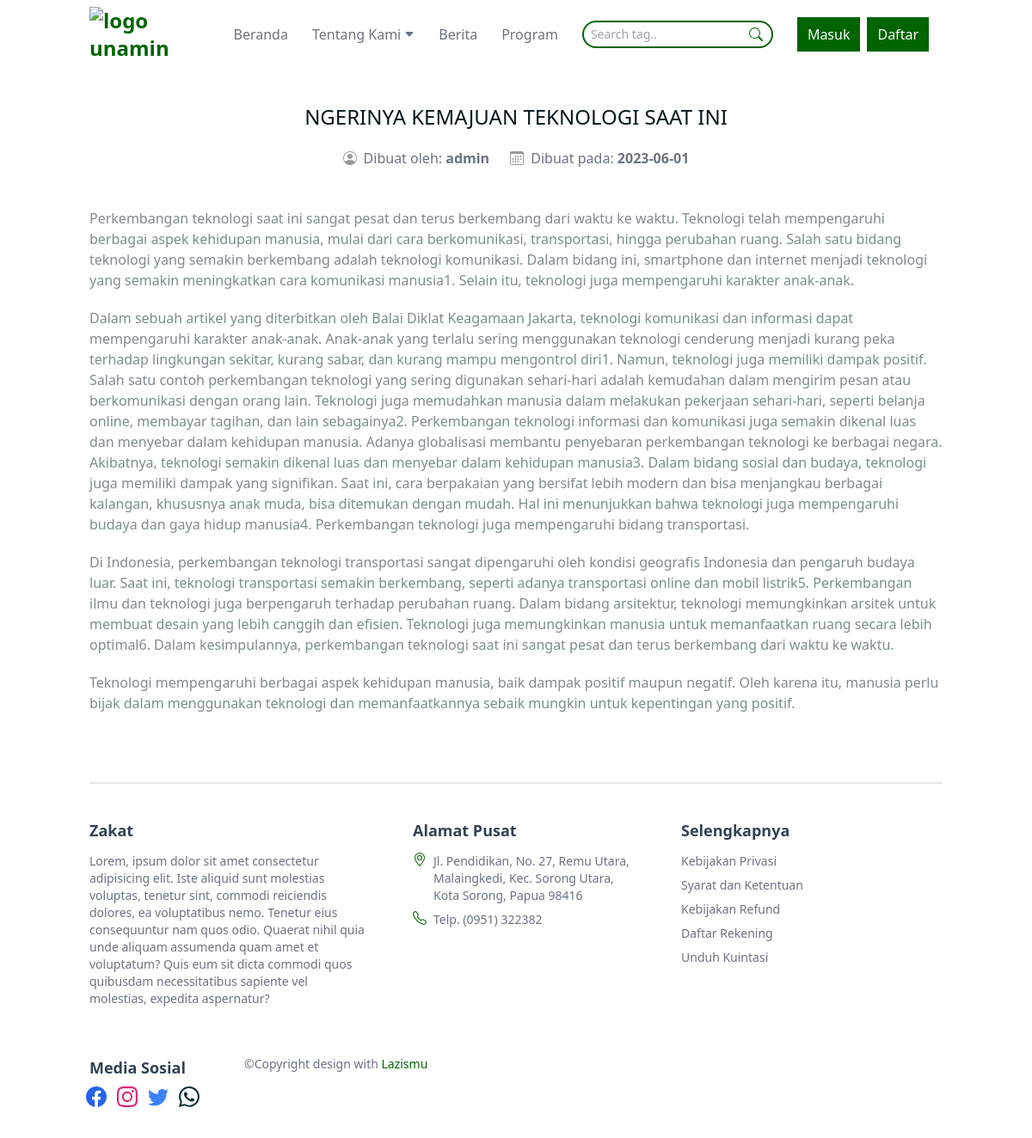
/public/view/ngerinya-kemajuan-teknologi-saat-ini, run on the app's committed database.
### tables this page shows
CREATE TABLE `tb_views` (
  `id_views` int NOT NULL,
  `nama_penulis` varchar(50) NOT NULL,
  `jenis_views` varchar(25) NOT NULL,
  `judul` varchar(255) NOT NULL,
  `slug` varchar(255) NOT NULL,
  `gambar` varchar(100) NOT NULL,
  `content` text NOT NULL,
  `datetime` datetime NOT NULL
);

### app/core/Controller.php (called while the page is built, shortened)
<?php
class Controller {
  public function view($view, $data = []): void {
    require_once '../app/views/' . $view . '.php';
  }
  public function model($model_class): object {
    return new $model_class;
  }
}

### app/controllers/View.php (called while the page is built, shortened)
<?php
class View extends Controller {
  public function index($slug = NULL): void {
    $dataView = $this->model('Pageviews_model')->getDataViewBySlug($slug);
    $data = [
      "dataView" => $dataView
    ];
    $data['judul'] = $data['dataView']['judul'];
    $this->view('view/index', $data);
  }
}

### app/core/App.php (called while the page is built, shortened)
<?php
class App {
  protected $controller = 'Web', $method = 'index', $params = [];
  public function __construct()
  {
    $url = $this->parseURL();
    if( file_exists('../app/controllers/' . ucfirst($url[0]) . '.php')) {
      unset($url[0]);
    }
    $this->controller = new $this->controller;
    if( !empty($url) ) {
      $this->params = array_values($url);
    }
    call_user_func_array([$this->controller, $this->method], $this->params);
  }
  public function parseURL() {
    if (isset($_GET['url'])) {
      $url = rtrim($_GET['url'], '/');
      $url = filter_var($url, FILTER_SANITIZE_URL);
      $url = explode('/', $url);
      return $url;
    } else {
      $url[] = 'Web';
      return $url;
    }
  }
}

### public/index.php (called while the page is built, shortened)
<?php
require_once '../app/init.php';
$app = new App;

### app/core/Database.php (called while the page is built, shortened)
<?php
class Database {
  private $host = DBHOST, $user = DBUSER, $pass = DBPASS, $dbname = DBNAME;
  private $dbh;
  private $stmt;
  public function __construct()
  {
    $dsn = "mysql:host=$this->host;dbname=$this->dbname";
    $options = [
      PDO::ATTR_PERSISTENT => true,
      PDO::ATTR_ERRMODE    => PDO::ERRMODE_EXCEPTION
    ];
    try {
      $this->dbh = new PDO($dsn, $this->user, $this->pass, $options);
    } catch(PDOException $e) {
      die($e->getMessage());
    }
  }
  public function query($query): void {
    $this->stmt = $this->dbh->prepare($query);
  }
  public function bind($param, $value, $type = null): void {
    if( is_null($type) ) {
      switch( true ) {
        default:
          $type = PDO::PARAM_STR;
      }
    }
    $this->stmt->bindValue($param, $value, $type);
  }
  public function execute(): void {
    $this->stmt->execute();
  }
  public function single(): array|bool {
    $this->execute();
    return $this->stmt->fetch(PDO::FETCH_ASSOC);
  }
}

### app/models/Pageviews_model.php (called while the page is built, shortened)
<?php
class Pageviews_model
{
  private $table = 'tb_views';
  private $db;
  public function __construct()
  {
    $this->db = new Database();
  }
  public function getDataViewBySlug($slug): array|bool
  {
    $query = "SELECT * FROM $this->table WHERE slug = :slug";
    $this->db->query($query);
    $this->db->bind('slug', $slug);
    return $this->db->single();
  }
}

### app/init.php (called while the page is built, shortened)
<?php
spl_autoload_register(function($class) {
    $class = explode('\\', $class);
    $class = end($class);
});

### app/views/view/index.php (the view, shortened to what this page needs)
<div class="container">
  <div class="content">
    <div class="title mb-5">
      <h3 class="text-title"><?= $data['judul'] ?></h3>
      <div class="text-center mt-5">
        <div class="inline-flex text-lightgray items-center mr-5">
          <span class="mr-2"></span>
          <span>Dibuat oleh: <strong><?= $data['dataView']['nama_penulis'] ?></strong></span>
        </div>
        <div class="inline-flex items-center text-lightgray">
          <span class="mr-2"></span>
          <span>Dibuat pada: <strong><?= explode(' ', $data['dataView']['datetime'])[0] ?></strong></span>
        </div>
      </div>
    </div>
    <div class="mt-5">
      <img src="<?= BASEURL ?>/img/views/<?= $data['dataView']['gambar'] ?>" alt="" width="100%"><br>
    </div>
    <div class="text-lightgray space-y-5">
      <?= $data['dataView']['content'] ?>
    </div>
  </div>
</div>

### public/css/app.css (style rules this page uses)
html { line-height: 1.5; -webkit-text-size-adjust: 100%; -moz-tab-size: 4; -o-tab-size: 4; tab-size: 4; font-family: ui-sans-serif, system-ui, -apple-system, BlinkMacSystemFont, "Segoe UI", Roboto, "Helvetica Neue", Arial, "Noto Sans", sans-serif, "Apple Color Emoji", "Segoe UI Emoji", "Segoe UI Symbol", "Noto Color Emoji"; font-feature-settings: normal; }
body { margin: 0; line-height: inherit; }
h1, h2, h3, h4, h5, h6 { font-size: inherit; font-weight: inherit; }
a { color: inherit; text-decoration: inherit; }
b, strong { font-weight: bolder; }
blockquote, dl, dd, h1, h2, h3, h4, h5, h6, hr, figure, p, pre { margin: 0; }
img, svg, video, canvas, audio, iframe, embed, object { display: block; vertical-align: middle; }
.container { width: 100%; margin-right: auto; margin-left: auto; padding-right: 16px; padding-left: 16px; }
@media (min-width: 640px) { .container { max-width: 640px; } }
@media (min-width: 768px) { .container { max-width: 768px; } }
@media (min-width: 1024px) { .container { max-width: 1024px; } }
.mb-5 { margin-bottom: 1.25rem; }
.mr-2 { margin-right: 0.5rem; }
.mr-5 { margin-right: 1.25rem; }
.mt-5 { margin-top: 1.25rem; }
.inline-flex { display: inline-flex; }
.items-center { align-items: center; }
.space-y-5 > :not([hidden]) ~ :not([hidden]) { --tw-space-y-reverse: 0; margin-top: calc(1.25rem * calc(1 - var(--tw-space-y-reverse))); margin-bottom: calc(1.25rem * var(--tw-space-y-reverse)); }
.scroll-smooth { scroll-behavior: smooth; }
.text-center { text-align: center; }
.text-lightgray { --tw-text-opacity: 1; color: rgb(107 114 128 / var(--tw-text-opacity)); }
.title { margin-top: 2.5rem; text-align: center; }
.text-title { font-size: 1.5rem; line-height: 2rem; font-weight: 500; text-transform: uppercase; --tw-text-opacity: 1; color: rgb(5 22 26 / var(--tw-text-opacity)); }

### data on the page
tb_views: nama_penulis "admin", datetime "2023-06-01", content "Perkembangan teknologi saat ini sangat pesat dan terus berkembang dari waktu ke waktu. Teknologi telah mempengaruhi berbagai aspek kehidupan manusia, mulai dari cara berkomunikasi, transportasi, hingga perubahan ruang. Salah satu bidang teknologi yang semakin berkembang adalah teknologi komunikasi. Dalam bidang ini, smartphone dan internet menjadi teknologi yang semakin meningkatkan cara komunikasi manusia 1 . Selain itu, teknologi juga mempengaruhi karakter anak-anak. Dalam sebuah artikel yang diterbitkan oleh Balai Diklat Keagamaan Jakarta, teknologi komunikasi dan informasi dapat mempengaruhi karakter anak-anak. Anak-anak yang terlalu sering menggunakan teknologi cenderung menjadi kurang…"

### other printed values
$data['judul'] "NGERINYA KEMAJUAN TEKNOLOGI SAAT INI"
